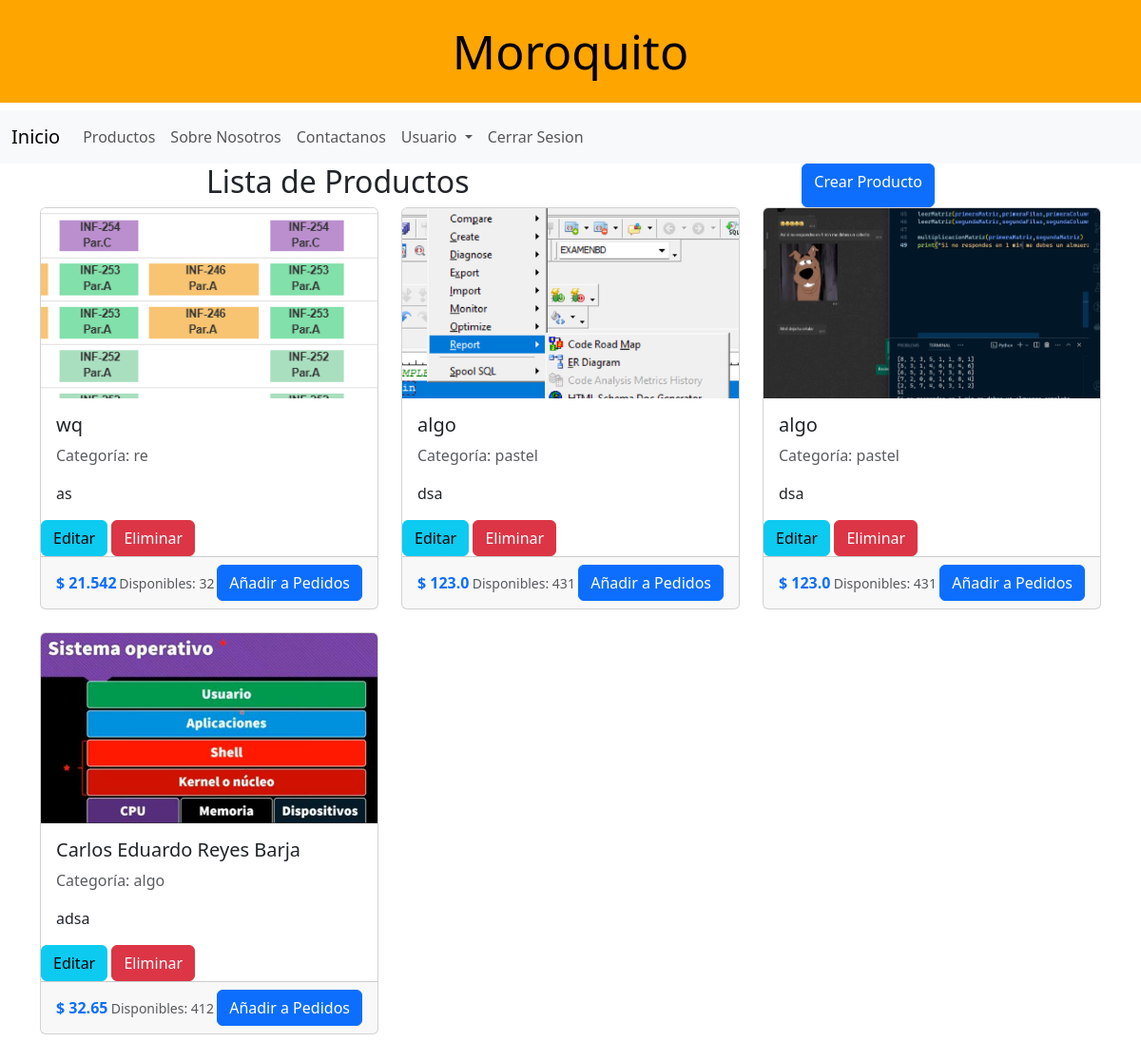
The page /productos (signed in) on the database its author committed.
### models/producto_model.py (models this page shows, shortened)
class Productos(UserMixin, db.Model):
    __tablename__ = "productos"
    idProducto = db.Column(db.Integer, primary_key=True, autoincrement=True)
    image = db.Column(db.String, nullable=False)
    name = db.Column(db.String(255), nullable=False)
    description = db.Column(db.String(255), nullable=False)
    price = db.Column(db.Float, nullable=False)
    category = db.Column(db.String(255), nullable=False)
    cant_disp = db.Column(db.Integer, nullable=False)
    @staticmethod
    def get_all():
        return Productos.query.all()

### controllers/producto_controller.py (the view)
@product_bp.route("/productos", methods=["GET", "POST"])
@login_required
def list_products():
    productos: Productos = Productos.get_all()
    return producto_view.list_products(productos)

### models/usuario_model.py (called while the page is built)
    def has_role(self, role):
        return self.role == role

### run.py (called while the page is built)
@login_manager.user_loader
def load_user(user_email):
    return Usuarios.query.get((user_email))

### views/producto_view.py (called while the page is built)
def list_products(products):
    return render_template(
        "products.html",
        products=products,
        title="Lista de products",
        current_user=current_user,
    )

### templates/products.html (shortened to what this page needs)
{% extends 'base.html' %}
{% block content %}
<div class="d-flex justify-content-around">
    <h2>Lista de Productos</h2>
    {% if current_user.has_role('admin') %}
    <a href="{{ url_for('product.create_product') }}" class="btn btn-primary">Crear Producto</a>
    {% endif %}
</div>
<div class="row">
    {% for product in products %}
    <div class="col-md-4 mb-4">
        <div class="card">
            <img src="{{ url_for('static', filename=product.image) }}" style="height: 200px; object-fit:cover"
                class="card-img-top" alt="{{ product.name }}">
            <div class="card-body">
                <h5 class="card-title">{{ product.name }}</h5>
                <p class="card-text text-muted">Categoría: {{ product.category }}</p>
                <p class="card-text">{{ product.description }}</p>
            </div>
            <div>
                {% if current_user.has_role('admin') %}
                <a href="{{ url_for('product.update_product', id=product.idProducto) }}" class="btn btn-info">Editar</a>
                <button type="button" class="btn btn-danger" data-bs-toggle="modal" data-bs-target="#exampleModal">
                    Eliminar
                </button>
                {% endif %}
            </div>
            <div class="card-footer d-flex justify-content-between align-items-center">
                <span class="fw-bold text-primary">$ {{ product.price }}</span>
                <small class="text-muted">Disponibles: {{ product.cant_disp }}</small>
                <div>
                    <button type="button" class="btn btn-primary" data-bs-toggle="modal" data-bs-target="#pe{{product.idProducto}}"
                        data-bs-whatever="">Añadir a Pedidos</button>
                </div>
            </div>
        </div>
    </div>
    {% endfor %}
</div>
{% endblock %}

### rows shown on the page
Productos: image (picture), name "wq", category "re", description "as", price "21.542", cant_disp "32"
Productos: image (picture), name "algo", category "pastel", description "dsa", price "123.0", cant_disp "431"
Productos: image (picture), name "algo", category "pastel", description "dsa", price "123.0", cant_disp "431"
Productos: image (picture), name "Carlos Eduardo Reyes Barja", category "algo", description "adsa", price "32.65", cant_disp "412"
